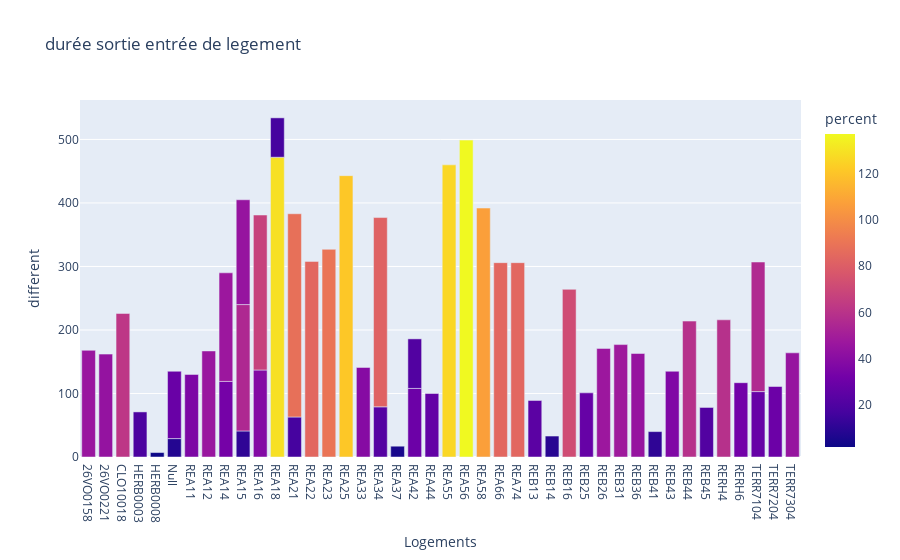

Notebook cell for this chart:
### Code cell
import pandas as pd
import plotly.express as px
input_file = "durée_sortie_entrée_legement_percent.csv"
df = pd.read_csv(input_file)
#display(df)


fig = px.bar(df,
             x='Logements',
             y='different',
             title='durée sortie entrée de legement',
             color='percent',
             barmode='stack')

fig.show()

### Figure 1 — Plotly figure (JSON) as saved in the notebook; plotly's stock layout.template omitted (floating-point values rounded to 4 significant figures)
{"data": [{"alignmentgroup": "True", "hovertemplate": "Logements=%{x}<br>different=%{y}<br>percent=%{marker.color}<extra></extra>", "legendgroup": "", "marker": {"color": [46, 44, 62, 19, 2, 8, 29, 36, 46, 33, 47, 11, 55, 45, 38, 67, 129, 17, 17, 88, 84, 90, 121, 39, 22, 82, 5, 30, 21, 27, 126, 137, 107, 84, 84, 24, 9, 72, 28, 47, 48, 45, 11, 37, 59, 21, 59, 32, 28, 56, 30, 45], "coloraxis": "coloraxis"}, "name": "", "offsetgroup": "", "orientation": "v", "showlegend": false, "textposition": "auto", "type": "bar", "x": ["26VO0158", "26VO0221", "CLO10018", "HERB0003", "HERB0008", "Null", "Null", "REA11     ", "REA12     ", "REA14     ", "REA14     ", "REA15     ", "REA15     ", "REA15     ", "REA16     ", "REA16     ", "REA18     ", "REA18     ", "REA21     ", "REA21     ", "REA22", "REA23     ", "REA25", "REA33     ", "REA34     ", "REA34     ", "REA37     ", "REA42", "REA42", "REA44     ", "REA55     ", "REA56     ", "REA58     ", "REA66     ", "REA74     ", "REB13     ", "REB14     ", "REB16     ", "REB25     ", "REB26", "REB31     ", "REB36     ", "REB41     ", "REB43     ", "REB44     ", "REB45     ", "RERH4     ", "RERH6     ", "TERR7104", "TERR7104", "TERR7204", "TERR7304"], "xaxis": "x", "y": [168, 162, 226, 71, 7, 29, 106, 130, 167, 119, 171, 41, 199, 165, 137, 244, 472, 62, 63, 320, 308, 327, 443, 141, 79, 298, 17, 108, 78, 100, 460, 499, 392, 306, 306, 89, 33, 264, 101, 171, 177, 163, 40, 135, 214, 78, 216, 117, 103, 204, 111, 164], "yaxis": "y"}], "layout": {"barmode": "stack", "coloraxis": {"colorbar": {"title": {"text": "percent"}}, "colorscale": [[0, "#0d0887"], [0.1111, "#46039f"], [0.2222, "#7201a8"], [0.3333, "#9c179e"], [0.4444, "#bd3786"], [0.5556, "#d8576b"], [0.6667, "#ed7953"], [0.7778, "#fb9f3a"], [0.8889, "#fdca26"], [1, "#f0f921"]]}, "legend": {"tracegroupgap": 0}, "title": {"text": "durée sortie entrée de legement"}, "xaxis": {"anchor": "y", "domain": [0, 1], "title": {"text": "Logements"}}, "yaxis": {"anchor": "x", "domain": [0, 1], "title": {"text": "different"}}}}
